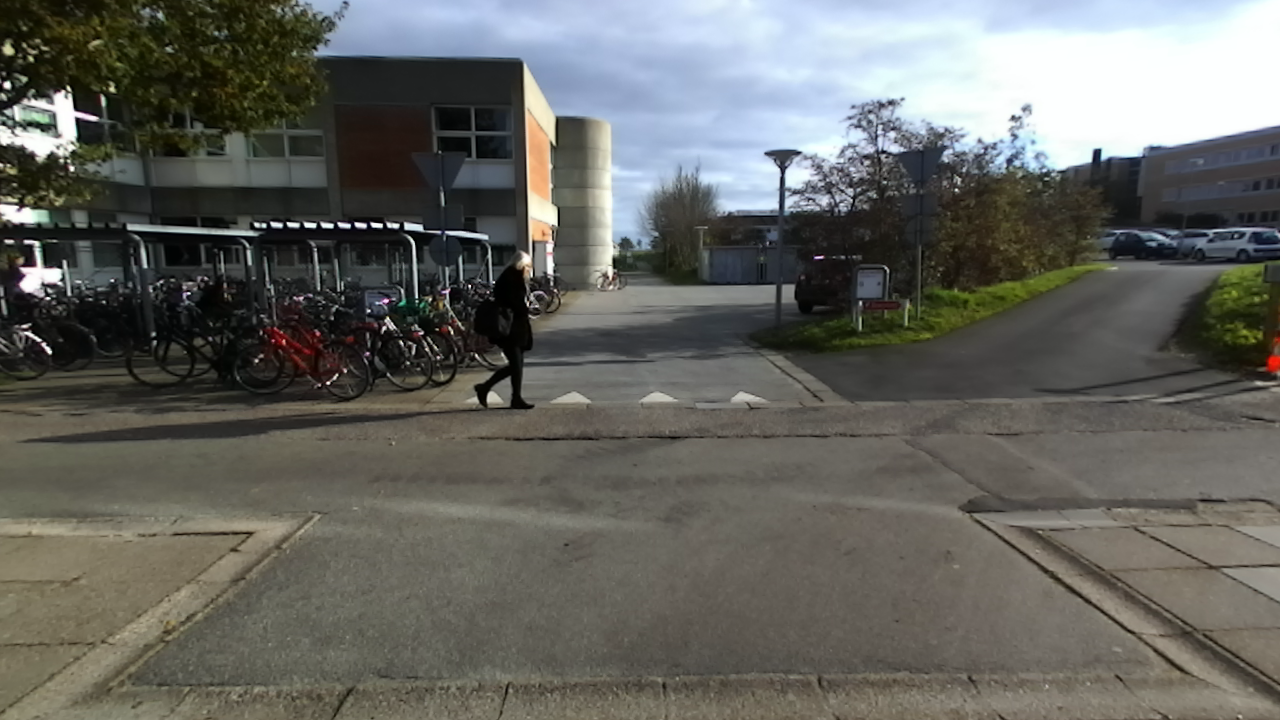
#> input picture catkin_ws/src/persondetection/src/testing/test_img/zedcam1571825077852250111.png, 1280 x 720 px, found by its file name
$ python testing_confidencescore_example.py   (older library calls are emulated)
#> lines starting #> are read from the running program, lines starting #| are printed output that depends on the picture
### catkin_ws/src/persondetection/include/connected_components/connectedcomponents.py
import glob
import cv2
import numpy as np
from random import Random

SLOPE = dict()
INTERCEPT = dict()
SLOPE['y_height'] = 1.838553092116205
INTERCEPT['y_height'] = -0.592323173694313
SLOPE['aspect_ratio'] = 0.2196364045520636
INTERCEPT['aspect_ratio'] = 0.004519400085200226

# # ZED
# SLOPE['y_height'] = 1.838772993923768
# INTERCEPT['y_height'] = -0.592406200468761
# SLOPE['aspect_ratio'] = 0.2193557959956911
# INTERCEPT['aspect_ratio'] = 0.003921820805625677

def distance_from_line(x,y,a,b):
    predicted_y = x*a + b
    diff = np.abs(y - predicted_y)
    return diff

def calculate_confidence_score(box_x,box_y,model):
    model_slope = SLOPE[model]
    model_intercept = INTERCEPT[model]

    diff_max = np.max([ distance_from_line(0,0,model_slope,model_intercept),
                        distance_from_line(0,1,model_slope,model_intercept),
                        distance_from_line(1,1,model_slope,model_intercept),
                        distance_from_line(1,0,model_slope,model_intercept)])
    diff = distance_from_line(box_x,box_y,model_slope,model_intercept)
    score = np.power(1 - diff/(diff_max),2)

    # score = 1 - diff / (diff_max)
    #print(diff)
    #print(box_x,box_y,model_slope,model_intercept,score)
    return np.round(score,decimals=2)

# [216 lines left out: functions combine_confidence_scores, detect_connected_components_updated, detect_connected_components, not called in this run]

# [5 lines of commented-out code are left out]

### catkin_ws/src/persondetection/src/testing/testing_confidencescore_example.py
#!/usr/bin/env python3

import glob
import cv2
import numpy as np
from random import Random
from connected_components.connectedcomponents import *
import matplotlib.pyplot as plt

SLOPE = {}
INTERCEPT = {}

img_h = 720
img_w = 1280
GREEN = (0,255,0)
RED = (255,0,0)

folder = "src/persondetection/src/testing/"

def plot_box_with_score(img,h,w,x,y):
    rel_h = h / img_h
    rel_w = w / img_w
    rel_y = y / img_h
    rel_x = x / img_w
    print(rel_h, rel_w, rel_x, rel_y)

    score_yh = calculate_confidence_score(rel_y, rel_h, model='y_height')
    score_aspect_ratio = calculate_confidence_score(rel_h, rel_w, model='aspect_ratio')
    score_dimensions = np.round(np.round(score_yh, decimals=2) * np.round(score_aspect_ratio, decimals=2), decimals=2)
    if score_dimensions > 0.5: color = GREEN
    else: color = RED
    print(score_yh, score_aspect_ratio, score_dimensions)
    cv2.rectangle(img, (x, y), (x + w, y + h), color, 3)
    cv2.putText(img, str(score_dimensions), (x, y - 15), cv2.FONT_HERSHEY_DUPLEX, 2.3, color, 2)
    return img


img = np.zeros((img_h,img_w,3))
img = cv2.imread(folder+"zedcam1571825077852250111.png")
#> img is the input picture: shape (720, 1280, 3); mean B, G, R 96.7, 101.7, 101.2
img = cv2.cvtColor(img, cv2.COLOR_BGR2RGB)

h = 100
w = 600
x = 100
y = 150

plot_box_with_score(img,h,w,x,y)

h = 30
w = 10
x = 200
y = 550

plot_box_with_score(img,h,w,x,y)

h = 300
w = 150
x = 500
y = 370

plot_box_with_score(img,h,w,x,y)

h = 150
w = 50
x = 1000
y = 300

plot_box_with_score(img,h,w,x,y)

h = 200
w = 70
x = 900
y = 100

plot_box_with_score(img,h,w,x,y)
#> in plot_box_with_score (call 5), `cv2.putText(img, str(score_dimensions), (x, y - 15), cv2.FONT_HERSHEY_..`:
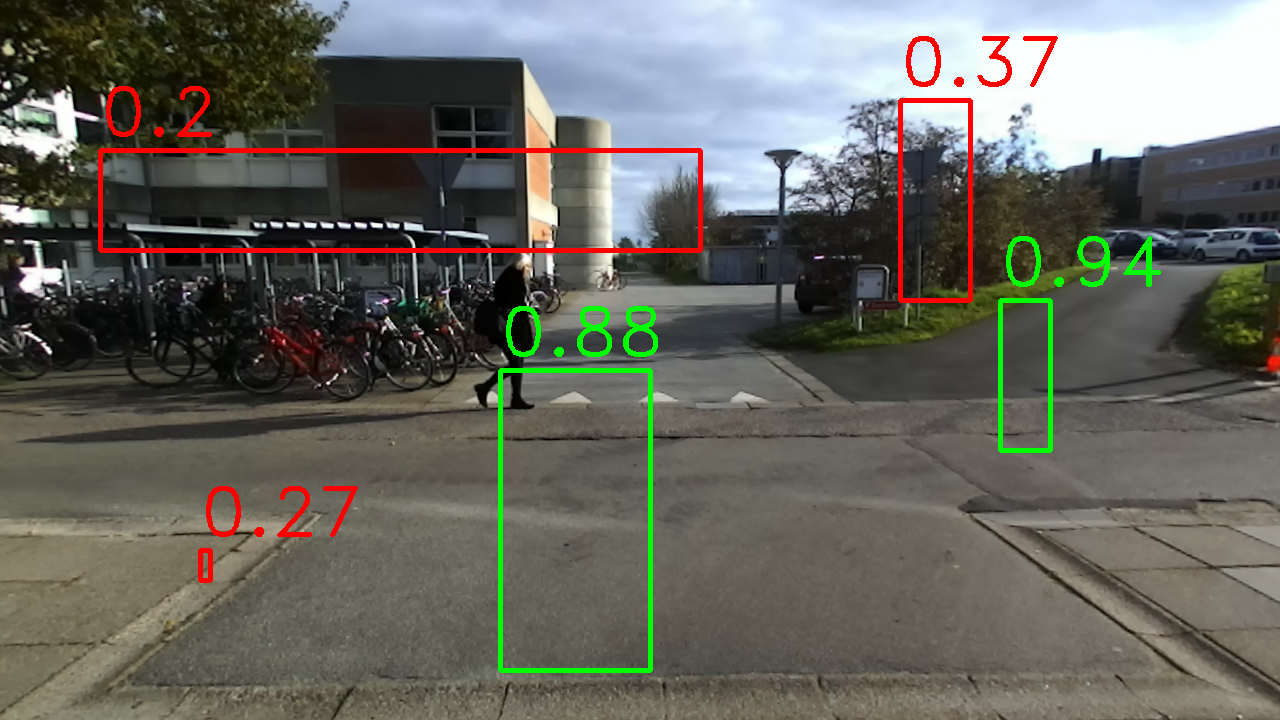
#> img: shape (720, 1280, 3); mean R, G, B 102.7, 102.1, 94.2

plt.imshow(img)
plt.xticks([]), plt.yticks([])
plt.savefig(folder + "results/regression/score_boxes.png", bbox_inches='tight')
plt.show()
